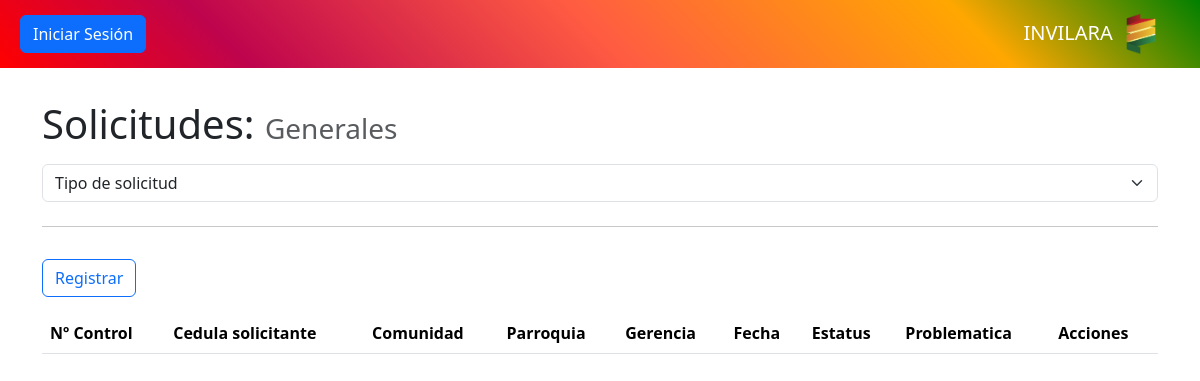
The app's page /controlador/solicitud.php, older data.
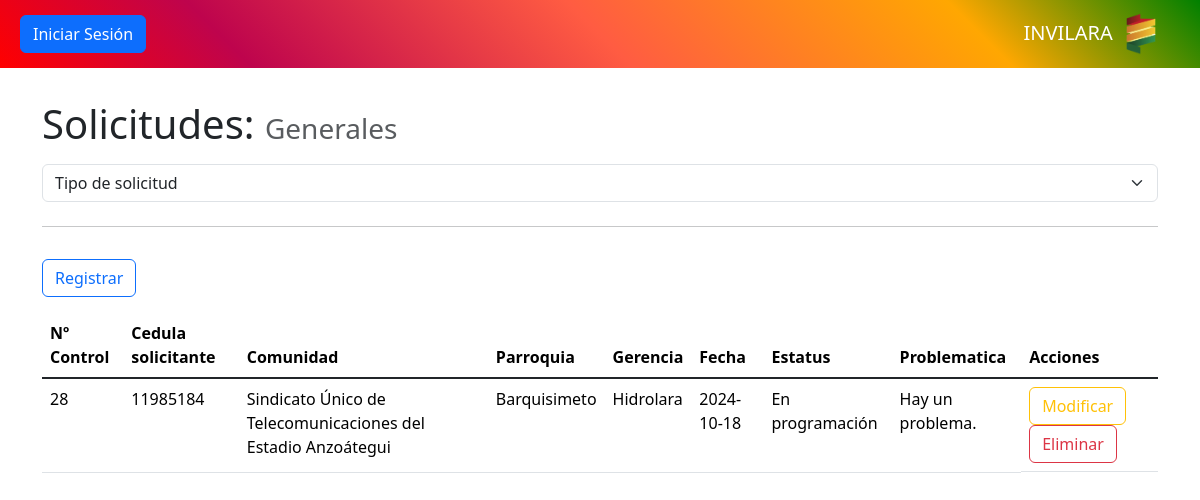
The same page, newer data.
### tables this page shows
CREATE TABLE `solicitud` (
  `id` int NOT NULL AUTO_INCREMENT,
  `id_comunidad` int DEFAULT NULL,
  `id_asignacion` int DEFAULT NULL,
  `id_institucion` int DEFAULT NULL,
  `id_parroquia` int DEFAULT NULL,
  `cedula_solicitante` int DEFAULT NULL,
  `tipo_solicitud` int DEFAULT NULL,
  `problematica` varchar(100) DEFAULT NULL,
  `fecha` date DEFAULT NULL,
  PRIMARY KEY (`id`),
  KEY `solicitud_comunidad_fk` (`id_comunidad`),
  KEY `solicitud_institucion_fk` (`id_institucion`),
  KEY `solicitud_asignacion_FK` (`id_asignacion`),
  KEY `solicitud_solicitante_FK` (`cedula_solicitante`),
  KEY `solicitud_tipo_solicitud_FK` (`tipo_solicitud`),
  KEY `solicitud_parroquia_FK` (`id_parroquia`),
  CONSTRAINT `solicitud_asignacion_FK` FOREIGN KEY (`id_asignacion`) REFERENCES `asignacion` (`id`) ON DELETE CASCADE ON UPDATE CASCADE,
  CONSTRAINT `solicitud_comunidad_fk` FOREIGN KEY (`id_comunidad`) REFERENCES `comunidad` (`id`) ON DELETE SET NULL ON UPDATE CASCADE,
  CONSTRAINT `solicitud_institucion_fk` FOREIGN KEY (`id_institucion`) REFERENCES `institucion` (`id`) ON DELETE SET NULL ON UPDATE CASCADE,
  CONSTRAINT `solicitud_parroquia_FK` FOREIGN KEY (`id_parroquia`) REFERENCES `parroquia` (`id`) ON DELETE SET NULL ON UPDATE CASCADE,
  CONSTRAINT `solicitud_solicitante_FK` FOREIGN KEY (`cedula_solicitante`) REFERENCES `solicitante` (`cedula`) ON DELETE SET NULL ON UPDATE CASCADE,
  CONSTRAINT `solicitud_tipo_solicitud_FK` FOREIGN KEY (`tipo_solicitud`) REFERENCES `tipo_solicitud` (`id`) ON DELETE SET NULL ON UPDATE CASCADE
);

CREATE TABLE `comunidad` (
  `id` int NOT NULL AUTO_INCREMENT,
  `tipo` varchar(30) DEFAULT NULL,
  `nombre` varchar(200) DEFAULT NULL,
  `direccion` varchar(200) DEFAULT NULL,
  `representante` varchar(100) DEFAULT NULL,
  `rif` int DEFAULT NULL,
  `ambito` varchar(100) DEFAULT NULL,
  PRIMARY KEY (`id`) USING BTREE
);

CREATE TABLE `parroquia` (
  `id` int NOT NULL AUTO_INCREMENT,
  `id_municipio` int DEFAULT NULL,
  `nombre` varchar(100) DEFAULT NULL,
  PRIMARY KEY (`id`) USING BTREE,
  KEY `parroquia_municipio_FK` (`id_municipio`),
  CONSTRAINT `parroquia_municipio_FK` FOREIGN KEY (`id_municipio`) REFERENCES `municipio` (`id`) ON DELETE SET NULL ON UPDATE CASCADE
);

CREATE TABLE `gerencia` (
  `id` int NOT NULL AUTO_INCREMENT,
  `cedula_gerente` int DEFAULT NULL,
  `nombre` varchar(200) DEFAULT NULL,
  `direccion` varchar(200) DEFAULT NULL,
  PRIMARY KEY (`id`) USING BTREE,
  KEY `gerencia_gerente_FK` (`cedula_gerente`),
  CONSTRAINT `gerencia_gerente_FK` FOREIGN KEY (`cedula_gerente`) REFERENCES `gerente` (`cedula`) ON DELETE SET NULL ON UPDATE CASCADE
);

CREATE TABLE `asignacion` (
  `id` int NOT NULL AUTO_INCREMENT,
  `id_gerencia` int DEFAULT NULL,
  `estatus` varchar(100) DEFAULT NULL,
  PRIMARY KEY (`id`),
  KEY `asignacion_gerencia_FK` (`id_gerencia`),
  CONSTRAINT `asignacion_gerencia_FK` FOREIGN KEY (`id_gerencia`) REFERENCES `gerencia` (`id`) ON DELETE SET NULL ON UPDATE CASCADE
);

### controlador/solicitud.php (called while the page is built, shortened)
<?php
require_once "modelo/solicitud.php";
$modelo = new Solicitud();
$tipo_solicitud = isset($_GET["tipo"]) ? $_GET["tipo"] : "1";
switch ($tipo_solicitud) {
    case "1":
        $tipo_solicitud_nombre = "Generales";
        break;
}
require_once "modelo/parroquia.php";
$datos = $modelo->consultar();
require_once "vista/solicitud.php";
?>

### modelo/base_datos.php (called while the page is built)
<?php
class BaseDatos
{
    private $host = "localhost";
    private $dbname = "invilara";
    private $usuario = "root";
    private $contrasena = "";
    public function conexion()
    {
        $dsn = "mysql" . ":" . "host=" . $this->host . ";" . "dbname=" . $this->dbname . ";";
        $pdo = new PDO($dsn, $this->usuario, $this->contrasena);
        $pdo->setAttribute(PDO::ATTR_ERRMODE, PDO::ERRMODE_EXCEPTION);
        return $pdo;
    }
}
?>

### modelo/solicitud.php (called while the page is built, shortened)
<?php
require_once "modelo/base_datos.php";
class Solicitud extends BaseDatos
{
    private $tipo_solicitud;
    public function set_tipo_solicitud($valor)
    {
        $this->tipo_solicitud = $valor;
    }
    public function consultar()
    {
        $stmt = $this->conexion()->query(
            "SELECT
                solicitud.*,
                comunidad.nombre AS nombre_comunidad,
                parroquia.nombre AS nombre_parroquia,
                institucion.nombre AS nombre_institucion,
                asignacion.id_gerencia,
                asignacion.estatus,
                gerencia.nombre AS nombre_gerencia
            FROM
                solicitud
            LEFT JOIN
                comunidad ON solicitud.id_comunidad = comunidad.id
            LEFT JOIN
                parroquia ON solicitud.id_parroquia = parroquia.id
            LEFT JOIN
                institucion ON solicitud.id_institucion = institucion.id
            LEFT JOIN
                asignacion ON solicitud.id_asignacion = asignacion.id
            LEFT JOIN
                gerencia ON asignacion.id_gerencia = gerencia.id
            WHERE
                tipo_solicitud='{$this->tipo_solicitud}'"
        );
        $datos = $stmt->fetchAll(PDO::FETCH_ASSOC);
        return $datos;
    }
}
?>

### vista/solicitud.php (the view, shortened to what this page needs)
<?php require_once "vista/componentes/encabezado.php"; ?>
<?php require_once "vista/componentes/barra.php"; ?>
<main class="container" id="crud">
	<h1>
		Solicitudes: <small class="text-muted fs-3"><?php echo $tipo_solicitud_nombre; ?></small>
	</h1>
	<div class="row">
		<label>
			<select class="form-select my-2" id="tipo-solicitud">
				<option disabled hidden selected>Tipo de solicitud</option>
			</select>
		</label>
	</div>
	<hr>
	<button class="btn btn-outline-primary my-3 me-3" value="insertar">Registrar</button>
	<div class="table-responsive">
		<table class="table table-hover">
			<thead>
				<tr>
					<th>Nº Control</th>
					<?php if ($tipo_solicitud == "1" || $tipo_solicitud == "2"): ?>
						<th>Cedula solicitante</th>
					<?php elseif ($tipo_solicitud == "3"): ?>
						<th>Institución</th>
					<?php endif ?>
					<th>Comunidad</th>
					<th>Parroquia</th>
					<th>Gerencia</th>
					<th>Fecha</th>
					<th>Estatus</th>
					<th>Problematica</th>
					<th>Acciones</th>
				</tr>
			</thead>
			<tbody class="table-group-divider">
				<?php foreach ($datos as $d): ?>
					<tr>
						<td><?php echo $d["id"]; ?></td>
						<?php if ($tipo_solicitud == "1" || $tipo_solicitud == "2"): ?>
							<td><?php echo $d["cedula_solicitante"]; ?></td>
						<?php elseif ($tipo_solicitud == "3"): ?>
							<td><?php echo $d["nombre_institucion"]; ?></td>
						<?php endif ?>
						<td><?php echo $d["nombre_comunidad"]; ?></td>
						<td><?php echo $d["nombre_parroquia"]; ?></td>
						<td><?php echo $d["nombre_gerencia"]; ?></td>
						<td><?php echo $d["fecha"]; ?></td>
						<td><?php echo $d["estatus"]; ?></td>
						<td><?php echo $d["problematica"]; ?></td>
						<td class="d-grid d-md-block gap-2">
							<button class="btn btn-outline-warning" value="modificar">Modificar</button>
							<button class="btn btn-outline-danger" value="eliminar" data-bs-toggle="modal"
								data-bs-target="#modal-eliminacion">Eliminar</button>
						</td>
					</tr>
				<?php endforeach ?>
			</tbody>
		</table>
	</div>
</main>

Row changes from the older to the newer data that the page shows:
added solicitud: id "28", cedula_solicitante "11985184", id_comunidad.nombre "Sindicato Único de Telecomunicaciones del Estadio Anzoátegui", id_parroquia.nombre "Barquisimeto", gerencia.nombre "Hidrolara", fecha "2024-10-18", id_asignacion.estatus "En programación", problematica "Hay un problema."
